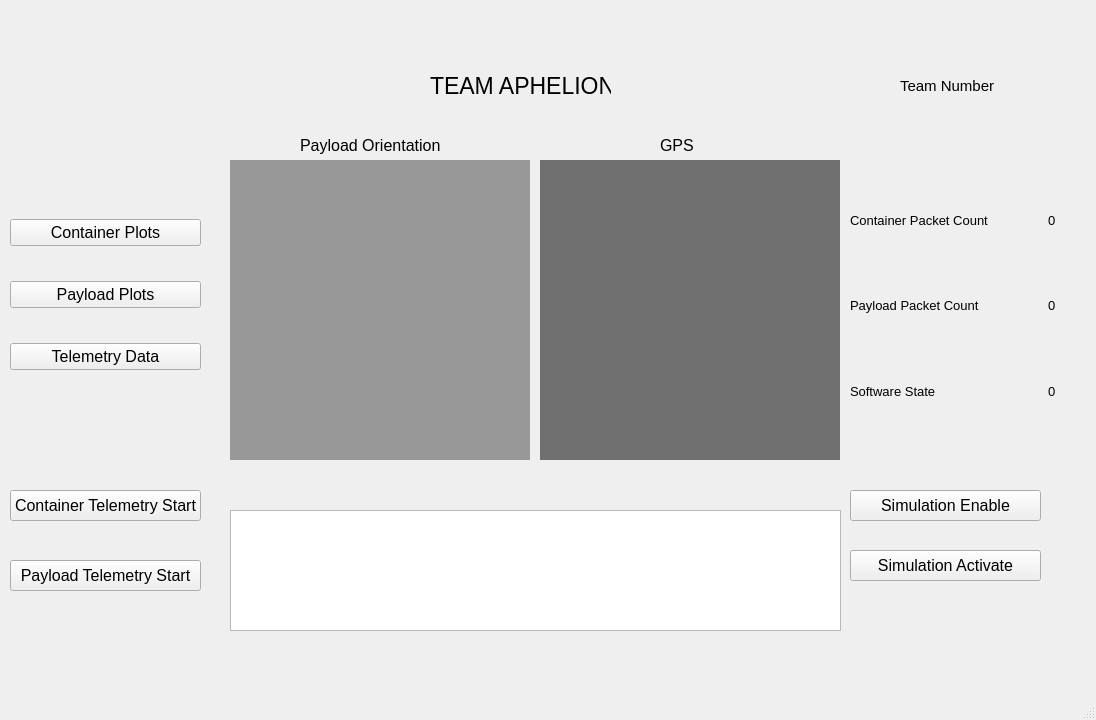
<?xml version="1.0" encoding="UTF-8"?>
<ui version="4.0">
 <class>MainWindow</class>
 <widget class="QMainWindow" name="MainWindow">
  <property name="geometry">
   <rect>
    <x>0</x>
    <y>0</y>
    <width>1096</width>
    <height>720</height>
   </rect>
  </property>
  <property name="windowTitle">
   <string>MainWindow</string>
  </property>
  <widget class="QWidget" name="centralwidget">
   <widget class="QLabel" name="teamNameLabel">
    <property name="geometry">
     <rect>
      <x>430</x>
      <y>70</y>
      <width>181</width>
      <height>31</height>
     </rect>
    </property>
    <property name="font">
     <font>
      <pointsize>17</pointsize>
     </font>
    </property>
    <property name="text">
     <string>TEAM APHELION</string>
    </property>
   </widget>
   <widget class="QLabel" name="teamNumberLabel">
    <property name="geometry">
     <rect>
      <x>900</x>
      <y>70</y>
      <width>111</width>
      <height>31</height>
     </rect>
    </property>
    <property name="font">
     <font>
      <pointsize>11</pointsize>
     </font>
    </property>
    <property name="text">
     <string>Team Number</string>
    </property>
   </widget>
   <widget class="QWidget" name="verticalLayoutWidget">
    <property name="geometry">
     <rect>
      <x>10</x>
      <y>190</y>
      <width>191</width>
      <height>211</height>
     </rect>
    </property>
    <layout class="QVBoxLayout" name="verticalLayout">
     <item>
      <widget class="QPushButton" name="containerPlotsButton">
       <property name="font">
        <font>
         <pointsize>12</pointsize>
        </font>
       </property>
       <property name="text">
        <string>Container Plots</string>
       </property>
      </widget>
     </item>
     <item>
      <widget class="QPushButton" name="payloadPlotsButton">
       <property name="enabled">
        <bool>true</bool>
       </property>
       <property name="font">
        <font>
         <pointsize>12</pointsize>
        </font>
       </property>
       <property name="text">
        <string>Payload Plots</string>
       </property>
      </widget>
     </item>
     <item>
      <widget class="QPushButton" name="telemetryDataButton">
       <property name="font">
        <font>
         <pointsize>12</pointsize>
        </font>
       </property>
       <property name="text">
        <string>Telemetry Data</string>
       </property>
      </widget>
     </item>
    </layout>
   </widget>
   <widget class="QWidget" name="payloadWidget" native="true">
    <property name="geometry">
     <rect>
      <x>230</x>
      <y>160</y>
      <width>300</width>
      <height>300</height>
     </rect>
    </property>
    <property name="styleSheet">
     <string notr="true">background-color: rgb(152, 152, 152);</string>
    </property>
   </widget>
   <widget class="QWidget" name="gpsWidget" native="true">
    <property name="geometry">
     <rect>
      <x>540</x>
      <y>160</y>
      <width>300</width>
      <height>300</height>
     </rect>
    </property>
    <property name="styleSheet">
     <string notr="true">color: rgb(125, 125, 125);
background-color: rgb(112, 112, 112);</string>
    </property>
   </widget>
   <widget class="QWidget" name="gridLayoutWidget">
    <property name="geometry">
     <rect>
      <x>850</x>
      <y>180</y>
      <width>236</width>
      <height>251</height>
     </rect>
    </property>
    <layout class="QGridLayout" name="gridLayout">
     <property name="horizontalSpacing">
      <number>60</number>
     </property>
     <item row="1" column="1">
      <widget class="QLabel" name="ppcLabel">
       <property name="font">
        <font>
         <pointsize>10</pointsize>
        </font>
       </property>
       <property name="text">
        <string>0</string>
       </property>
      </widget>
     </item>
     <item row="0" column="1">
      <widget class="QLabel" name="cpcLabel">
       <property name="sizePolicy">
        <sizepolicy hsizetype="Minimum" vsizetype="Preferred">
         <horstretch>0</horstretch>
         <verstretch>0</verstretch>
        </sizepolicy>
       </property>
       <property name="font">
        <font>
         <pointsize>10</pointsize>
        </font>
       </property>
       <property name="text">
        <string>0</string>
       </property>
      </widget>
     </item>
     <item row="0" column="0">
      <widget class="QLabel" name="cpLabel">
       <property name="font">
        <font>
         <pointsize>10</pointsize>
        </font>
       </property>
       <property name="text">
        <string>Container Packet Count</string>
       </property>
      </widget>
     </item>
     <item row="1" column="0">
      <widget class="QLabel" name="ppLabel">
       <property name="font">
        <font>
         <pointsize>10</pointsize>
        </font>
       </property>
       <property name="text">
        <string>Payload Packet Count</string>
       </property>
      </widget>
     </item>
     <item row="2" column="0">
      <widget class="QLabel" name="ssLabel">
       <property name="font">
        <font>
         <pointsize>10</pointsize>
        </font>
       </property>
       <property name="text">
        <string>Software State</string>
       </property>
      </widget>
     </item>
     <item row="2" column="1">
      <widget class="QLabel" name="sscLabel">
       <property name="font">
        <font>
         <pointsize>10</pointsize>
        </font>
       </property>
       <property name="text">
        <string>0</string>
       </property>
      </widget>
     </item>
    </layout>
   </widget>
   <widget class="QPushButton" name="containerTStartButton">
    <property name="geometry">
     <rect>
      <x>10</x>
      <y>490</y>
      <width>191</width>
      <height>31</height>
     </rect>
    </property>
    <property name="font">
     <font>
      <pointsize>12</pointsize>
     </font>
    </property>
    <property name="text">
     <string>Container Telemetry Start</string>
    </property>
   </widget>
   <widget class="QPushButton" name="payloadTStartButton">
    <property name="geometry">
     <rect>
      <x>10</x>
      <y>560</y>
      <width>191</width>
      <height>31</height>
     </rect>
    </property>
    <property name="font">
     <font>
      <pointsize>12</pointsize>
     </font>
    </property>
    <property name="text">
     <string>Payload Telemetry Start</string>
    </property>
   </widget>
   <widget class="QPushButton" name="simEnableButton">
    <property name="geometry">
     <rect>
      <x>850</x>
      <y>490</y>
      <width>191</width>
      <height>31</height>
     </rect>
    </property>
    <property name="font">
     <font>
      <pointsize>12</pointsize>
     </font>
    </property>
    <property name="text">
     <string>Simulation Enable</string>
    </property>
   </widget>
   <widget class="QPushButton" name="simEnableButton_2">
    <property name="geometry">
     <rect>
      <x>850</x>
      <y>550</y>
      <width>191</width>
      <height>31</height>
     </rect>
    </property>
    <property name="font">
     <font>
      <pointsize>12</pointsize>
     </font>
    </property>
    <property name="text">
     <string>Simulation Activate</string>
    </property>
   </widget>
   <widget class="QTextEdit" name="commandShell">
    <property name="geometry">
     <rect>
      <x>230</x>
      <y>510</y>
      <width>611</width>
      <height>121</height>
     </rect>
    </property>
   </widget>
   <widget class="QLabel" name="pOrientationLabel">
    <property name="geometry">
     <rect>
      <x>300</x>
      <y>130</y>
      <width>201</width>
      <height>31</height>
     </rect>
    </property>
    <property name="font">
     <font>
      <pointsize>12</pointsize>
     </font>
    </property>
    <property name="text">
     <string>Payload Orientation</string>
    </property>
   </widget>
   <widget class="QLabel" name="gpsLabel">
    <property name="geometry">
     <rect>
      <x>660</x>
      <y>130</y>
      <width>201</width>
      <height>31</height>
     </rect>
    </property>
    <property name="font">
     <font>
      <pointsize>12</pointsize>
     </font>
    </property>
    <property name="text">
     <string>GPS</string>
    </property>
   </widget>
  </widget>
  <widget class="QMenuBar" name="menubar">
   <property name="geometry">
    <rect>
     <x>0</x>
     <y>0</y>
     <width>1096</width>
     <height>21</height>
    </rect>
   </property>
  </widget>
  <widget class="QStatusBar" name="statusbar"/>
 </widget>
 <resources/>
 <connections/>
</ui>
